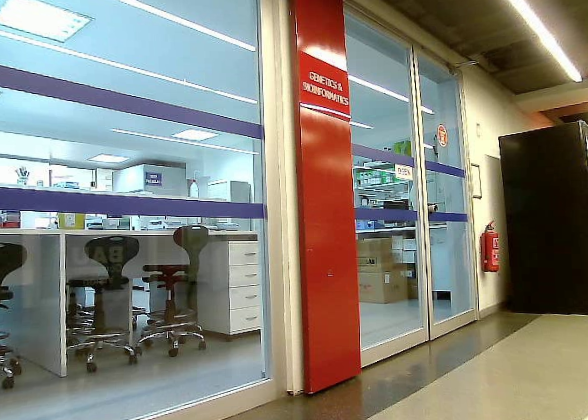
#> input picture data/undistorted_image.png, 588 x 420 px; the run also reads 1 picture not shown here
$ jupyter execute --allow-errors 001_sift_learn.ipynb
#> lines starting #> are read from the running program, lines starting #| are printed output that depends on the picture
[cell 1]
import cv2
import numpy as np

class ImageStitching():
    # [78 lines left out: functions __init__, registration, create_mask, blending, not called in this run]

[cell 2]
argv1 = '../data/undistorted_image.png'
argv2 = '../data/undistorted_image2.png'

img1 = cv2.imread(argv1)
#> img1 is the input picture: shape (420, 588, 3); mean B, G, R 122.3, 131.2, 134
img2 = cv2.imread(argv2)
#> (the rest of this cell did not finish here and is left out)

[cell 3]
def correct_distortion(img, dist_coeffs= [-1, 1, 0, 0]):
    """
    校正图像畸变的函数。

    参数：
    img (numpy.ndarray): 输入图像
    K (numpy.ndarray): 相机内参矩阵
    dist_coeffs (numpy.ndarray): 畸变系数

    返回：
    numpy.ndarray: 校正后的图像
    """
    # 假设相机内参矩阵（需要根据具体相机参数调整）
    K = np.array([[800, 0, img.shape[1] / 2],
                  [0, 800, img.shape[0] / 2],
                  [0, 0, 1]], dtype=np.float32)

    # 定义畸变系数
    dist_coeffs = np.array(dist_coeffs)
    # 计算新的相机矩阵
    new_camera_matrix, roi = cv2.getOptimalNewCameraMatrix(K, dist_coeffs, (img.shape[1], img.shape[0]), 1, (img.shape[1], img.shape[0]))
#> roi = (25, 34, 538, 351)

    # 畸变校正
    corrected_img = cv2.undistort(img, K, dist_coeffs, None, new_camera_matrix)
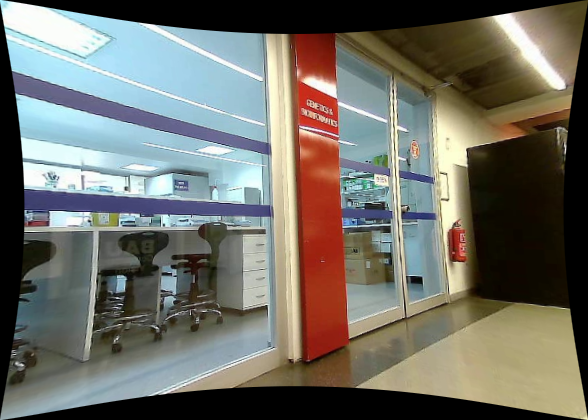
#> corrected_img: shape (420, 588, 3); mean B, G, R 103.2, 111.2, 112.2

    # 裁剪图像
    x, y, w, h = roi
#> x = 25; y = 34; w = 538; h = 351
    corrected_img = corrected_img[y:y+h, x:x+w]
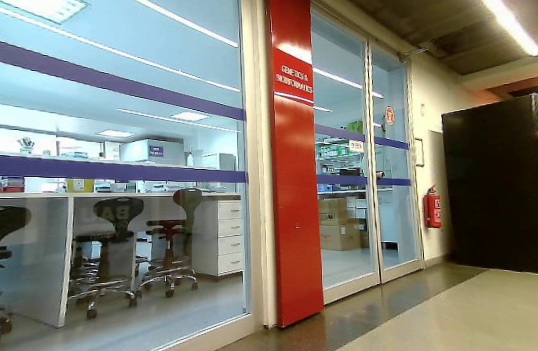
#> corrected_img: shape (351, 538, 3); mean B, G, R 119.5, 128.3, 130

    return corrected_img

[cell 4]
im11 = correct_distortion(img1)
cv2.imwrite("../data/video1_frame1_d.jpg", im11)
#> Out = True

[cell 5]
cv2.imwrite('../data/video1_frame1_d.jpg', correct_distortion(img1))
cv2.imwrite('../data/video2_frame1_d.jpg', correct_distortion(img2))
#> Out = True

[cell 6]
import cv2
import numpy as np

def perspective_correction(image_path, output_path, points):
    # 读取图像
#> called with image_path = '../data/video1_frame1.jpg', output_path = 'output.jpg'
    img = cv2.imread(image_path)
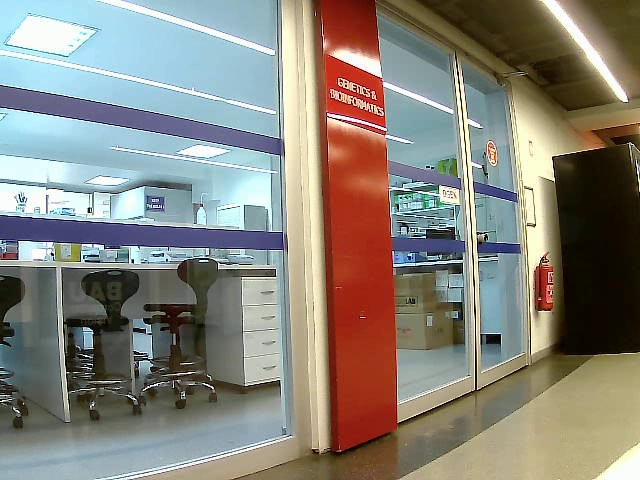
#> input picture data/video1_frame1.jpg, 640 x 480 px
#> img is the input picture: shape (480, 640, 3); mean B, G, R 123.8, 132.7, 136

    # 获取图像尺寸
    h, w = img.shape[:2]
#> h = 480; w = 640

    # 指定输入图像的四个角点
    pts1 = np.float32(points)

    # 计算透视变换矩阵
    matrix = cv2.getPerspectiveTransform(pts1, np.float32([[0, 0], [1, 0], [1, 1], [0, 1]]))

    # 应用透视变换来找到新的边界框
    transformed_points = cv2.perspectiveTransform(np.array([points], dtype=np.float32), matrix)
    transformed_points = transformed_points[0]

    # 计算新图像的边界
    min_x = np.min(transformed_points[:, 0])
    max_x = np.max(transformed_points[:, 0])
    min_y = np.min(transformed_points[:, 1])
    max_y = np.max(transformed_points[:, 1])

    # 新图像的尺寸
    new_w = int(max_x - min_x)
    new_h = int(max_y - min_y)

    # 调整输出的四个角点
    pts2 = np.float32([
        [-min_x, -min_y],
        [new_w - min_x, -min_y],
        [new_w - min_x, new_h - min_y],
        [-min_x, new_h - min_y]
    ])

    # 重新计算透视变换矩阵
    matrix = cv2.getPerspectiveTransform(pts1, pts2)

    # 进行透视变换
    result = cv2.warpPerspective(img, matrix, (new_w, new_h))
#> result = [[212, 195, 156]]

    # 保存输出图像
    cv2.imwrite(output_path, result)

# 使用示例
# 输入图像四个角点的坐标 (根据实际情况调整)
points = [[100, 100], [500, 100], [500, 500], [100, 500]]
perspective_correction('../data/video1_frame1.jpg', 'output.jpg', points)
